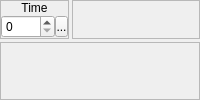
        <widget class="QWidget" name="wWait">
         <layout class="QVBoxLayout" name="verticalLayout_48">
          <property name="spacing">
           <number>3</number>
          </property>
          <property name="margin">
           <number>0</number>
          </property>
          <item>
           <widget class="QWidget" name="widget_43" native="true">
            <property name="sizePolicy">
             <sizepolicy hsizetype="Preferred" vsizetype="Fixed">
              <horstretch>0</horstretch>
              <verstretch>0</verstretch>
             </sizepolicy>
            </property>
            <layout class="QHBoxLayout" name="horizontalLayout_33">
             <property name="spacing">
              <number>3</number>
             </property>
             <property name="margin">
              <number>0</number>
             </property>
             <item>
              <widget class="QFrame" name="frame_35">
               <property name="sizePolicy">
                <sizepolicy hsizetype="Fixed" vsizetype="Preferred">
                 <horstretch>0</horstretch>
                 <verstretch>0</verstretch>
                </sizepolicy>
               </property>
               <property name="frameShape">
                <enum>QFrame::StyledPanel</enum>
               </property>
               <property name="frameShadow">
                <enum>QFrame::Raised</enum>
               </property>
               <layout class="QVBoxLayout" name="verticalLayout_47">
                <property name="spacing">
                 <number>0</number>
                </property>
                <property name="margin">
                 <number>0</number>
                </property>
                <item>
                 <widget class="QLabel" name="label_39">
                  <property name="sizePolicy">
                   <sizepolicy hsizetype="Preferred" vsizetype="Fixed">
                    <horstretch>0</horstretch>
                    <verstretch>0</verstretch>
                   </sizepolicy>
                  </property>
                  <property name="text">
                   <string>Time</string>
                  </property>
                  <property name="alignment">
                   <set>Qt::AlignCenter</set>
                  </property>
                 </widget>
                </item>
                <item>
                 <widget class="QWidget" name="widget_44" native="true">
                  <layout class="QHBoxLayout" name="horizontalLayout_32">
                   <property name="spacing">
                    <number>0</number>
                   </property>
                   <property name="margin">
                    <number>0</number>
                   </property>
                   <item>
                    <widget class="QSpinBox" name="wait_sbTime">
                     <property name="sizePolicy">
                      <sizepolicy hsizetype="Preferred" vsizetype="Fixed">
                       <horstretch>0</horstretch>
                       <verstretch>0</verstretch>
                      </sizepolicy>
                     </property>
                     <property name="accelerated">
                      <bool>true</bool>
                     </property>
                     <property name="maximum">
                      <number>1000</number>
                     </property>
                    </widget>
                   </item>
                   <item>
                    <widget class="SpinBoxSideButton" name="wait_bTimeSideButton">
                     <property name="minimumSize">
                      <size>
                       <width>13</width>
                       <height>21</height>
                      </size>
                     </property>
                     <property name="maximumSize">
                      <size>
                       <width>13</width>
                       <height>21</height>
                      </size>
                     </property>
                     <property name="text">
                      <string>...</string>
                     </property>
                     <property name="icon">
                      <iconset resource="gui_icons.qrc">
                       <normaloff>:/icons/spinBoxSideButton.png</normaloff>:/icons/spinBoxSideButton.png</iconset>
                     </property>
                     <property name="iconSize">
                      <size>
                       <width>8</width>
                       <height>16</height>
                      </size>
                     </property>
                    </widget>
                   </item>
                  </layout>
                 </widget>
                </item>
               </layout>
              </widget>
             </item>
             <item>
              <widget class="QFrame" name="frame_36">
               <property name="frameShape">
                <enum>QFrame::StyledPanel</enum>
               </property>
               <property name="frameShadow">
                <enum>QFrame::Raised</enum>
               </property>
              </widget>
             </item>
            </layout>
           </widget>
          </item>
          <item>
           <widget class="QFrame" name="frame_37">
            <property name="frameShape">
             <enum>QFrame::StyledPanel</enum>
            </property>
            <property name="frameShadow">
             <enum>QFrame::Raised</enum>
            </property>
           </widget>
          </item>
         </layout>
        </widget>
